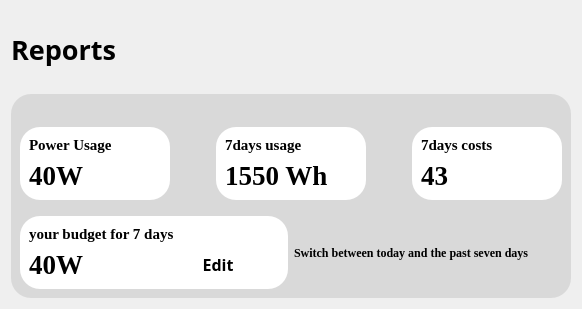
      <widget class="QWidget" name="page4_reports">
       <layout class="QVBoxLayout" name="verticalLayout_26">
        <item>
         <spacer name="verticalSpacer_15">
          <property name="orientation">
           <enum>Qt::Vertical</enum>
          </property>
          <property name="sizeType">
           <enum>QSizePolicy::Fixed</enum>
          </property>
          <property name="sizeHint" stdset="0">
           <size>
            <width>20</width>
            <height>20</height>
           </size>
          </property>
         </spacer>
        </item>
        <item>
         <widget class="QLabel" name="label_20">
          <property name="font">
           <font>
            <family>黑体</family>
            <pointsize>20</pointsize>
            <bold>true</bold>
           </font>
          </property>
          <property name="text">
           <string>Reports</string>
          </property>
         </widget>
        </item>
        <item>
         <spacer name="verticalSpacer_14">
          <property name="orientation">
           <enum>Qt::Vertical</enum>
          </property>
          <property name="sizeType">
           <enum>QSizePolicy::Fixed</enum>
          </property>
          <property name="sizeHint" stdset="0">
           <size>
            <width>20</width>
            <height>20</height>
           </size>
          </property>
         </spacer>
        </item>
        <item>
         <widget class="QFrame" name="frame_16">
          <property name="styleSheet">
           <string notr="true">QPushButton
{
	border:transparent;
}

QFrame
{
	background-color:rgba(217,217,217);
	border:none;
	border-radius:20px;
}</string>
          </property>
          <property name="frameShape">
           <enum>QFrame::StyledPanel</enum>
          </property>
          <property name="frameShadow">
           <enum>QFrame::Raised</enum>
          </property>
          <layout class="QVBoxLayout" name="verticalLayout_25" stretch="0">
           <item>
            <layout class="QGridLayout" name="gridLayout" rowstretch="1,0,0,0">
             <item row="1" column="0" colspan="2">
              <layout class="QHBoxLayout" name="horizontalLayout_11">
               <item>
                <widget class="QFrame" name="frame_18">
                 <property name="minimumSize">
                  <size>
                   <width>150</width>
                   <height>0</height>
                  </size>
                 </property>
                 <property name="maximumSize">
                  <size>
                   <width>16777215</width>
                   <height>200</height>
                  </size>
                 </property>
                 <property name="font">
                  <font>
                   <family>Times New Roman</family>
                  </font>
                 </property>
                 <property name="styleSheet">
                  <string notr="true">background-color:rgba(255,255,255);
border:none;
color:black;</string>
                 </property>
                 <property name="frameShape">
                  <enum>QFrame::StyledPanel</enum>
                 </property>
                 <property name="frameShadow">
                  <enum>QFrame::Raised</enum>
                 </property>
                 <layout class="QVBoxLayout" name="verticalLayout_20" stretch="1,3">
                  <item>
                   <widget class="QLabel" name="powerUsageRText">
                    <property name="font">
                     <font>
                      <family>Times New Roman</family>
                      <pointsize>11</pointsize>
                      <bold>true</bold>
                     </font>
                    </property>
                    <property name="text">
                     <string>Power Usage</string>
                    </property>
                    <property name="alignment">
                     <set>Qt::AlignLeading|Qt::AlignLeft|Qt::AlignVCenter</set>
                    </property>
                   </widget>
                  </item>
                  <item>
                   <widget class="QLabel" name="label_22">
                    <property name="font">
                     <font>
                      <family>Times New Roman</family>
                      <pointsize>20</pointsize>
                      <bold>true</bold>
                     </font>
                    </property>
                    <property name="text">
                     <string>40W</string>
                    </property>
                    <property name="alignment">
                     <set>Qt::AlignLeading|Qt::AlignLeft|Qt::AlignVCenter</set>
                    </property>
                   </widget>
                  </item>
                 </layout>
                </widget>
               </item>
               <item>
                <spacer name="horizontalSpacer_18">
                 <property name="orientation">
                  <enum>Qt::Horizontal</enum>
                 </property>
                 <property name="sizeType">
                  <enum>QSizePolicy::Fixed</enum>
                 </property>
                 <property name="sizeHint" stdset="0">
                  <size>
                   <width>40</width>
                   <height>20</height>
                  </size>
                 </property>
                </spacer>
               </item>
               <item>
                <widget class="QFrame" name="frame_19">
                 <property name="minimumSize">
                  <size>
                   <width>150</width>
                   <height>0</height>
                  </size>
                 </property>
                 <property name="maximumSize">
                  <size>
                   <width>16777215</width>
                   <height>200</height>
                  </size>
                 </property>
                 <property name="font">
                  <font>
                   <family>Times New Roman</family>
                  </font>
                 </property>
                 <property name="styleSheet">
                  <string notr="true">background-color:rgba(255,255,255);
border:none;
border-radius:20px;
color:black;</string>
                 </property>
                 <property name="frameShape">
                  <enum>QFrame::StyledPanel</enum>
                 </property>
                 <property name="frameShadow">
                  <enum>QFrame::Raised</enum>
                 </property>
                 <layout class="QVBoxLayout" name="verticalLayout_21" stretch="1,3">
                  <item>
                   <widget class="QLabel" name="label_23">
                    <property name="font">
                     <font>
                      <family>Times New Roman</family>
                      <pointsize>11</pointsize>
                      <bold>true</bold>
                     </font>
                    </property>
                    <property name="text">
                     <string>7days usage</string>
                    </property>
                    <property name="alignment">
                     <set>Qt::AlignLeading|Qt::AlignLeft|Qt::AlignVCenter</set>
                    </property>
                   </widget>
                  </item>
                  <item>
                   <widget class="QLabel" name="label_24">
                    <property name="font">
                     <font>
                      <family>Times New Roman</family>
                      <pointsize>20</pointsize>
                      <bold>true</bold>
                     </font>
                    </property>
                    <property name="text">
                     <string>1550 Wh</string>
                    </property>
                    <property name="alignment">
                     <set>Qt::AlignLeading|Qt::AlignLeft|Qt::AlignVCenter</set>
                    </property>
                   </widget>
                  </item>
                 </layout>
                </widget>
               </item>
               <item>
                <spacer name="horizontalSpacer_19">
                 <property name="orientation">
                  <enum>Qt::Horizontal</enum>
                 </property>
                 <property name="sizeType">
                  <enum>QSizePolicy::Fixed</enum>
                 </property>
                 <property name="sizeHint" stdset="0">
                  <size>
                   <width>40</width>
                   <height>20</height>
                  </size>
                 </property>
                </spacer>
               </item>
               <item>
                <widget class="QFrame" name="frame_20">
                 <property name="minimumSize">
                  <size>
                   <width>150</width>
                   <height>0</height>
                  </size>
                 </property>
                 <property name="maximumSize">
                  <size>
                   <width>16777215</width>
                   <height>200</height>
                  </size>
                 </property>
                 <property name="font">
                  <font>
                   <family>Times New Roman</family>
                  </font>
                 </property>
                 <property name="styleSheet">
                  <string notr="true">background-color:rgba(255,255,255);
border:none;
border-radius:20px;
color:black;</string>
                 </property>
                 <property name="frameShape">
                  <enum>QFrame::StyledPanel</enum>
                 </property>
                 <property name="frameShadow">
                  <enum>QFrame::Raised</enum>
                 </property>
                 <layout class="QVBoxLayout" name="verticalLayout_22" stretch="1,3">
                  <item>
                   <widget class="QLabel" name="label_25">
                    <property name="font">
                     <font>
                      <family>Times New Roman</family>
                      <pointsize>11</pointsize>
                      <bold>true</bold>
                     </font>
                    </property>
                    <property name="text">
                     <string>7days costs</string>
                    </property>
                    <property name="alignment">
                     <set>Qt::AlignLeading|Qt::AlignLeft|Qt::AlignVCenter</set>
                    </property>
                   </widget>
                  </item>
                  <item>
                   <widget class="QLabel" name="label_26">
                    <property name="font">
                     <font>
                      <family>Times New Roman</family>
                      <pointsize>20</pointsize>
                      <bold>true</bold>
                     </font>
                    </property>
                    <property name="text">
                     <string>43</string>
                    </property>
                    <property name="alignment">
                     <set>Qt::AlignLeading|Qt::AlignLeft|Qt::AlignVCenter</set>
                    </property>
                   </widget>
                  </item>
                 </layout>
                </widget>
               </item>
              </layout>
             </item>
             <item row="3" column="1">
              <widget class="QLabel" name="label_29">
               <property name="font">
                <font>
                 <family>Times New Roman</family>
                 <bold>true</bold>
                </font>
               </property>
               <property name="text">
                <string>Switch between today and the past seven days</string>
               </property>
              </widget>
             </item>
             <item row="2" column="0" colspan="2">
              <spacer name="verticalSpacer_16">
               <property name="orientation">
                <enum>Qt::Vertical</enum>
               </property>
               <property name="sizeType">
                <enum>QSizePolicy::Fixed</enum>
               </property>
               <property name="sizeHint" stdset="0">
                <size>
                 <width>20</width>
                 <height>10</height>
                </size>
               </property>
              </spacer>
             </item>
             <item row="3" column="0">
              <widget class="QFrame" name="frame_21">
               <property name="minimumSize">
                <size>
                 <width>150</width>
                 <height>0</height>
                </size>
               </property>
               <property name="maximumSize">
                <size>
                 <width>16777215</width>
                 <height>200</height>
                </size>
               </property>
               <property name="styleSheet">
                <string notr="true">background-color:rgba(255,255,255);
border:none;
border-radius:20px;
color:black;</string>
               </property>
               <property name="frameShape">
                <enum>QFrame::StyledPanel</enum>
               </property>
               <property name="frameShadow">
                <enum>QFrame::Raised</enum>
               </property>
               <layout class="QVBoxLayout" name="verticalLayout_23">
                <item>
                 <widget class="QLabel" name="label_27">
                  <property name="font">
                   <font>
                    <family>Times New Roman</family>
                    <pointsize>11</pointsize>
                    <bold>true</bold>
                   </font>
                  </property>
                  <property name="text">
                   <string>your budget for 7 days</string>
                  </property>
                  <property name="alignment">
                   <set>Qt::AlignJustify|Qt::AlignVCenter</set>
                  </property>
                 </widget>
                </item>
                <item>
                 <layout class="QHBoxLayout" name="horizontalLayout_10">
                  <item>
                   <widget class="QLabel" name="label_28">
                    <property name="font">
                     <font>
                      <family>Times New Roman</family>
                      <pointsize>20</pointsize>
                      <bold>true</bold>
                     </font>
                    </property>
                    <property name="text">
                     <string>40W</string>
                    </property>
                    <property name="alignment">
                     <set>Qt::AlignLeading|Qt::AlignLeft|Qt::AlignVCenter</set>
                    </property>
                   </widget>
                  </item>
                  <item>
                   <widget class="QPushButton" name="pushButton_edit">
                    <property name="font">
                     <font>
                      <family>黑体</family>
                      <pointsize>12</pointsize>
                      <bold>true</bold>
                     </font>
                    </property>
                    <property name="text">
                     <string>Edit</string>
                    </property>
                   </widget>
                  </item>
                 </layout>
                </item>
               </layout>
              </widget>
             </item>
             <item row="0" column="0" colspan="2">
              <widget class="QFrame" name="reportGraphFrame">
               <property name="frameShape">
                <enum>QFrame::Box</enum>
               </property>
               <layout class="QVBoxLayout" name="verticalLayout_24">
                <property name="sizeConstraint">
                 <enum>QLayout::SetDefaultConstraint</enum>
                </property>
               </layout>
              </widget>
             </item>
            </layout>
           </item>
          </layout>
         </widget>
        </item>
       </layout>
      </widget>
